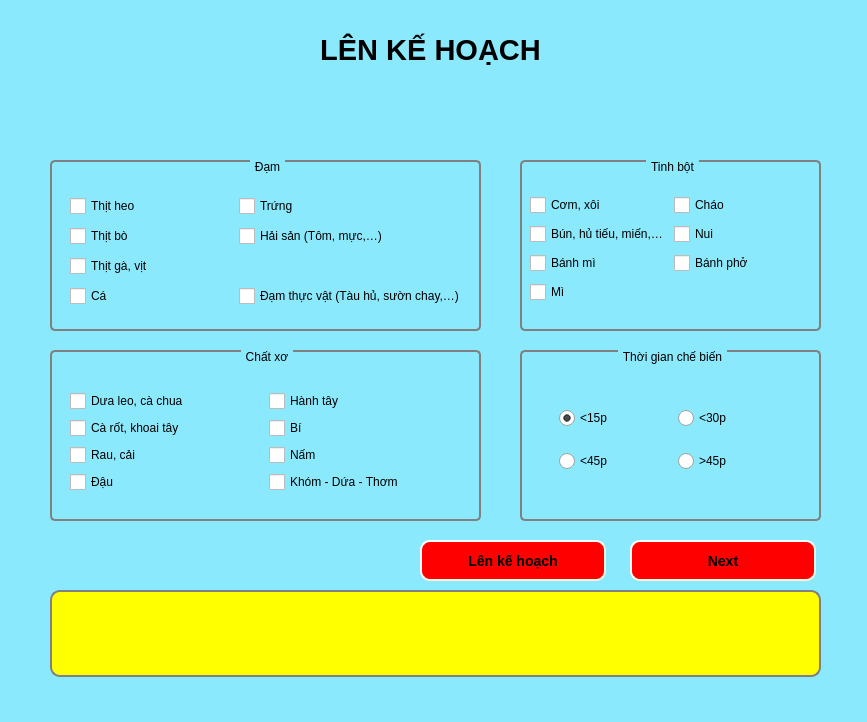
<?xml version="1.0" encoding="UTF-8"?>
<ui version="4.0">
 <class>LenKeHoach</class>
 <widget class="QWidget" name="LenKeHoach">
  <property name="geometry">
   <rect>
    <x>0</x>
    <y>0</y>
    <width>867</width>
    <height>722</height>
   </rect>
  </property>
  <property name="windowTitle">
   <string>Form</string>
  </property>
  <property name="styleSheet">
   <string notr="true">QWidget#LenKeHoach{
background: rgb(139, 233, 253);
}
QCheckBox {
    spacing: 5px;
	font: 12pt &quot;MS Shell Dlg 2&quot;;
}
QCheckBox::indicator {
    width: 16px;
    height: 16px;
}
QRadioButton {
    spacing: 5px;
	font: 12pt &quot;MS Shell Dlg 2&quot;;
}
QRadioButton::indicator {
    width: 16px;
    height: 16px;
}
QGroupBox {
    background-color: qlineargradient(x1: 0, y1: 0, x2: 0, y2: 1,
                                      stop: 0 #E0E0E0, stop: 1 #FFFFFF);
    border: 2px solid gray;
    border-radius: 5px;
	font: 75 16pt &quot;MS Shell Dlg 2&quot;;
    margin-top: 1ex; /* leave space at the top for the title */
}

QGroupBox::title {
    subcontrol-origin: margin;
    subcontrol-position: top center; /* position at the top center */
    padding: 0 3px;
    background-color: qlineargradient(x1: 0, y1: 0, x2: 0, y2: 1,
                                      stop: 0 #FF0ECE, stop: 1 #FFFFFF);
}
QTextEdit {
    border: 2px solid gray;
    border-radius: 10px;
    padding: 0 8px;
    background: yellow;
    selection-background-color: darkgray;
	font: 12pt &quot;MS Shell Dlg 2&quot;;
}
QPushButton {
    background-color: red;
    border-style: outset;
    border-width: 2px;
    border-radius: 10px;
    border-color: beige;
    font: bold 14px;
    min-width: 10em;
    padding: 6px;
}
QPushButton:pressed {
    background-color: rgb(224, 0, 0);
    border-style: inset;
}</string>
  </property>
  <widget class="QLabel" name="label">
   <property name="geometry">
    <rect>
     <x>0</x>
     <y>0</y>
     <width>861</width>
     <height>101</height>
    </rect>
   </property>
   <property name="text">
    <string>&lt;html&gt;&lt;head/&gt;&lt;body&gt;&lt;p align=&quot;center&quot;&gt;&lt;span style=&quot; font-size:22pt; font-weight:600;&quot;&gt;LÊN KẾ HOẠCH&lt;/span&gt;&lt;/p&gt;&lt;/body&gt;&lt;/html&gt;</string>
   </property>
  </widget>
  <widget class="QGroupBox" name="groupBox">
   <property name="geometry">
    <rect>
     <x>50</x>
     <y>160</y>
     <width>431</width>
     <height>171</height>
    </rect>
   </property>
   <property name="title">
    <string>Đạm</string>
   </property>
   <widget class="QWidget" name="gridLayoutWidget">
    <property name="geometry">
     <rect>
      <x>20</x>
      <y>30</y>
      <width>390</width>
      <height>125</height>
     </rect>
    </property>
    <layout class="QGridLayout" name="gridLayout">
     <item row="1" column="0">
      <widget class="QCheckBox" name="checkBoxThitBo">
       <property name="text">
        <string>Thịt bò</string>
       </property>
      </widget>
     </item>
     <item row="1" column="1">
      <widget class="QCheckBox" name="checkBoxHaiSanTomMuc">
       <property name="text">
        <string>Hải sản (Tôm, mực,…)</string>
       </property>
      </widget>
     </item>
     <item row="3" column="0">
      <widget class="QCheckBox" name="checkBoxCa">
       <property name="text">
        <string>Cá</string>
       </property>
      </widget>
     </item>
     <item row="0" column="1">
      <widget class="QCheckBox" name="checkBoxTrung">
       <property name="text">
        <string>Trứng</string>
       </property>
      </widget>
     </item>
     <item row="2" column="0">
      <widget class="QCheckBox" name="checkBoxThitGaVit">
       <property name="text">
        <string>Thịt gà, vịt</string>
       </property>
      </widget>
     </item>
     <item row="0" column="0">
      <widget class="QCheckBox" name="checkBoxThitHeo">
       <property name="text">
        <string>Thịt heo</string>
       </property>
      </widget>
     </item>
     <item row="3" column="1">
      <widget class="QCheckBox" name="checkBoxDamThucVatTauHuSuonChay">
       <property name="text">
        <string>Đạm thực vật (Tàu hủ, sườn chay,…)</string>
       </property>
      </widget>
     </item>
    </layout>
   </widget>
  </widget>
  <widget class="QGroupBox" name="groupBox_2">
   <property name="geometry">
    <rect>
     <x>520</x>
     <y>160</y>
     <width>301</width>
     <height>171</height>
    </rect>
   </property>
   <property name="title">
    <string>Tinh bột</string>
   </property>
   <widget class="QWidget" name="gridLayoutWidget_2">
    <property name="geometry">
     <rect>
      <x>10</x>
      <y>30</y>
      <width>281</width>
      <height>121</height>
     </rect>
    </property>
    <layout class="QGridLayout" name="gridLayout_2">
     <item row="1" column="0">
      <widget class="QCheckBox" name="checkBoxBunHuTieuMien">
       <property name="text">
        <string>Bún, hủ tiếu, miến,…</string>
       </property>
      </widget>
     </item>
     <item row="2" column="0">
      <widget class="QCheckBox" name="checkBoxBanhMi">
       <property name="text">
        <string>Bánh mì</string>
       </property>
      </widget>
     </item>
     <item row="0" column="0">
      <widget class="QCheckBox" name="checkBoxComXoi">
       <property name="text">
        <string>Cơm, xôi</string>
       </property>
      </widget>
     </item>
     <item row="3" column="0">
      <widget class="QCheckBox" name="checkBoxMi">
       <property name="text">
        <string>Mì</string>
       </property>
      </widget>
     </item>
     <item row="0" column="1">
      <widget class="QCheckBox" name="checkBoxChao">
       <property name="text">
        <string>Cháo</string>
       </property>
      </widget>
     </item>
     <item row="1" column="1">
      <widget class="QCheckBox" name="checkBoxNui">
       <property name="text">
        <string>Nui</string>
       </property>
      </widget>
     </item>
     <item row="2" column="1">
      <widget class="QCheckBox" name="checkBoxBanhPho">
       <property name="text">
        <string>Bánh phở</string>
       </property>
      </widget>
     </item>
    </layout>
   </widget>
  </widget>
  <widget class="QGroupBox" name="groupBox_3">
   <property name="geometry">
    <rect>
     <x>50</x>
     <y>350</y>
     <width>431</width>
     <height>171</height>
    </rect>
   </property>
   <property name="title">
    <string>Chất xơ</string>
   </property>
   <widget class="QWidget" name="gridLayoutWidget_3">
    <property name="geometry">
     <rect>
      <x>20</x>
      <y>38</y>
      <width>391</width>
      <height>111</height>
     </rect>
    </property>
    <layout class="QGridLayout" name="gridLayout_3">
     <item row="0" column="0">
      <widget class="QCheckBox" name="checkBoxDuaLeoCaChua">
       <property name="text">
        <string>Dưa leo, cà chua</string>
       </property>
      </widget>
     </item>
     <item row="1" column="0">
      <widget class="QCheckBox" name="checkBoxCaRotKhoaiTay">
       <property name="text">
        <string>Cà rốt, khoai tây</string>
       </property>
      </widget>
     </item>
     <item row="2" column="0">
      <widget class="QCheckBox" name="checkBoxRauCai">
       <property name="text">
        <string>Rau, cải</string>
       </property>
      </widget>
     </item>
     <item row="3" column="0">
      <widget class="QCheckBox" name="checkBoxDau">
       <property name="text">
        <string>Đậu</string>
       </property>
      </widget>
     </item>
     <item row="1" column="1">
      <widget class="QCheckBox" name="checkBoxBi">
       <property name="text">
        <string>Bí</string>
       </property>
      </widget>
     </item>
     <item row="0" column="1">
      <widget class="QCheckBox" name="checkBoxHanhTay">
       <property name="text">
        <string>Hành tây</string>
       </property>
      </widget>
     </item>
     <item row="2" column="1">
      <widget class="QCheckBox" name="checkBoxNam">
       <property name="text">
        <string>Nấm</string>
       </property>
      </widget>
     </item>
     <item row="3" column="1">
      <widget class="QCheckBox" name="checkBoxKhomDuaThom">
       <property name="text">
        <string>Khóm - Dứa - Thơm</string>
       </property>
      </widget>
     </item>
    </layout>
   </widget>
  </widget>
  <widget class="QGroupBox" name="groupBox_4">
   <property name="geometry">
    <rect>
     <x>520</x>
     <y>350</y>
     <width>301</width>
     <height>171</height>
    </rect>
   </property>
   <property name="title">
    <string>Thời gian chế biến</string>
   </property>
   <widget class="QWidget" name="gridLayoutWidget_4">
    <property name="geometry">
     <rect>
      <x>39</x>
      <y>39</y>
      <width>231</width>
      <height>101</height>
     </rect>
    </property>
    <layout class="QGridLayout" name="gridLayout_4">
     <item row="0" column="0">
      <widget class="QRadioButton" name="radioNhoHon15p">
       <property name="text">
        <string>&lt;15p</string>
       </property>
       <property name="checked">
        <bool>true</bool>
       </property>
      </widget>
     </item>
     <item row="1" column="0">
      <widget class="QRadioButton" name="radioNhoHon45p">
       <property name="text">
        <string>&lt;45p</string>
       </property>
      </widget>
     </item>
     <item row="0" column="1">
      <widget class="QRadioButton" name="radioNhoHon30p">
       <property name="text">
        <string>&lt;30p</string>
       </property>
      </widget>
     </item>
     <item row="1" column="1">
      <widget class="QRadioButton" name="radioLonHon45p">
       <property name="text">
        <string>&gt;45p</string>
       </property>
      </widget>
     </item>
    </layout>
   </widget>
  </widget>
  <widget class="QPushButton" name="btnLenKeHoach">
   <property name="geometry">
    <rect>
     <x>420</x>
     <y>540</y>
     <width>186</width>
     <height>41</height>
    </rect>
   </property>
   <property name="text">
    <string>Lên kế hoạch</string>
   </property>
  </widget>
  <widget class="QPushButton" name="btnNext">
   <property name="geometry">
    <rect>
     <x>630</x>
     <y>540</y>
     <width>186</width>
     <height>41</height>
    </rect>
   </property>
   <property name="text">
    <string>Next</string>
   </property>
  </widget>
  <widget class="QTextEdit" name="txtThucDon">
   <property name="geometry">
    <rect>
     <x>50</x>
     <y>590</y>
     <width>771</width>
     <height>87</height>
    </rect>
   </property>
  </widget>
 </widget>
 <resources/>
 <connections/>
</ui>
